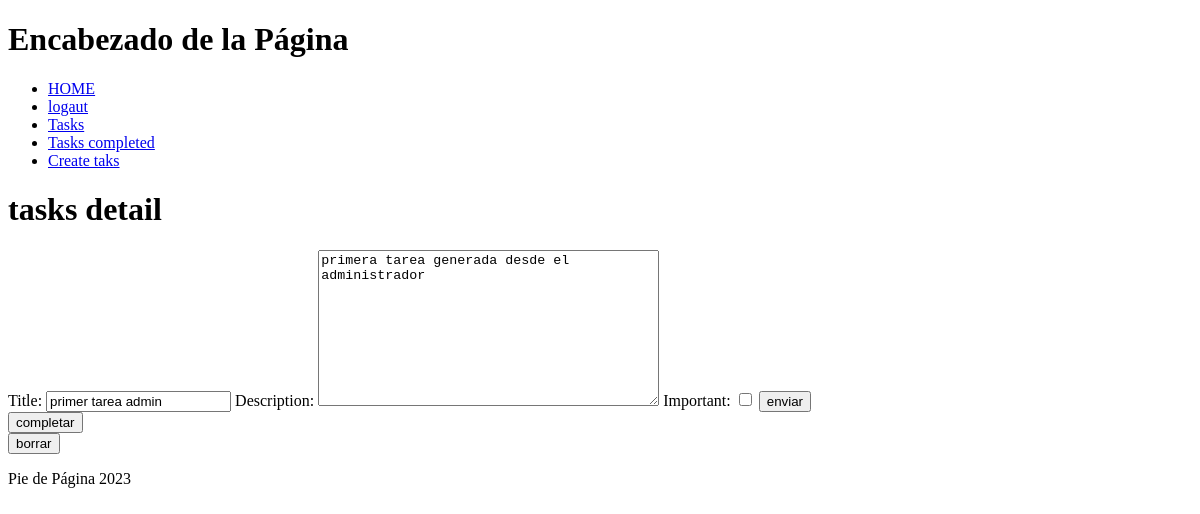
/tasks/1/ (signed in), run on an earlier commit of the app's database.
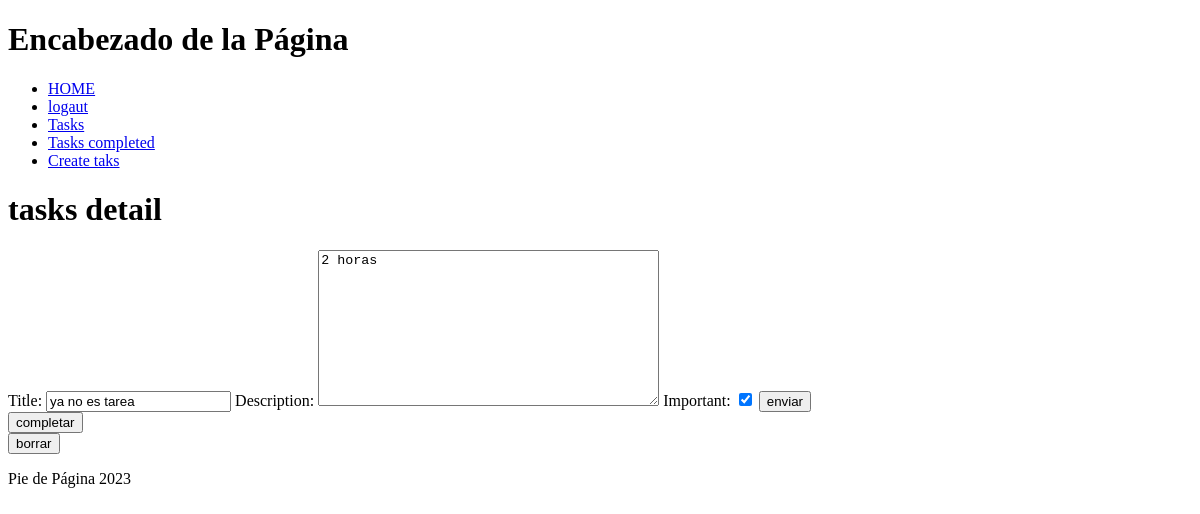
And on a later commit of the database.
### tasks/models.py (models this page shows, shortened)
class Task(models.Model):
    title = models.CharField(max_length=50)
    description = models.TextField(blank=True)
    created = models.DateTimeField(auto_now_add=True)
    datecompleted = models.DateTimeField(null=True)
    important = models.BooleanField(default=False)
    user = models.ForeignKey(User, on_delete=models.CASCADE)

### tasks/views.py (the view, shortened to what this page needs)
# urls.py: path('tasks/<int:task_id>/', views.tasksdetail, name='taksDetail'),
@login_required
def tasksdetail(request, task_id):
    taks = get_object_or_404(Task, pk=task_id, user=request.user)
    form = TaskForm(instance=taks)
    if request.method == 'GET':
        return render(request, 'taks_detail.html', { 'task': taks, 'form': form})

### tasks/forms.py
class TaskForm(ModelForm):
    class Meta:
        model = Task
        fields = ['title', 'description', 'important']

### tasks/templates/taks_detail.html (shortened to what this page needs)
{% extends "layouts/body.html" %}
{% block content %}
    <h1>tasks detail</h1>
    <form method="POST">
        {{form}}
        <button>enviar</button>
    </form>
    <form action="{% url "taksCompleted" task.id %}" method="POST">
        <button>completar</button>
    </form>
    <form action="{% url "taksDelete" task.id %}" method="POST">
        <button>borrar</button>
    </form>
{% endblock %}

What changed in the data, as far as the page shows it:
changed Task: title "primer tarea admin" → "ya no es tarea"; description "primera tarea generada desde el administrador" → "2 horas"; important "☐" → "☑"
